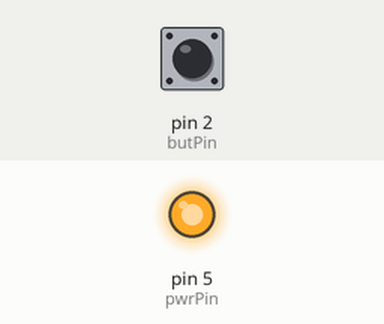
Bench run of a sketch on a simulated Arduino Uno, built with avr-gcc and run on an emulated ATmega328P. On the bench: output pins drawn as LEDs (lit = HIGH). The test bench sets the inputs (shaded band); at power-on: pin 2 (butPin) HIGH. Pins used as bus, display or sensor lines are not drawn; what the sketch prints to the serial monitor is not drawn.

Above: at 1.2 s.
1.3 s: pin 2 (butPin) pulled LOW for 0.15 s
3.6 s: pin 2 (butPin) pulsed LOW 5 times (0.12 s each, 0.3 s apart)
6.6 s: pin 2 (butPin) pulsed LOW 5 times (0.12 s each, 0.3 s apart)
Timing chart, 0 to 9.6 s (numbered marks = the images above; inputs shaded):
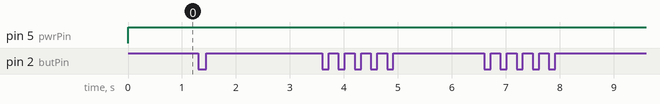

Measured:
- after the input at 1.3 s, every drawn part: stays the same
- after the input at 3.6 s, every drawn part: stays the same
- after the input at 6.6 s, every drawn part: stays the same

The sketch:

X10RF.ino
```cpp
// ****************************************************************************
// |                        X10 RF transmitter                                |
// |                  Based on code by Lotfi BAGHLI                           |
// |         found here:  http://www.baghli.com/dspic_x10rf.php               |
// ****************************************************************************

#define A1_ON 0x6000
#define A1_OFF 0x6020

volatile bool lightState = false;
volatile int sendCount = 0;

const int txPin = 6;
const int pwrPin = 5;
const int butPin = 2;
const int ledPin = 13;

int inbyte = 0;

//***************************************************************************--
void setup() {
	// put your setup code here, to run once:
	Serial.begin(115200);

	pinMode(butPin, INPUT_PULLUP);
	pinMode(txPin, OUTPUT);
	pinMode(pwrPin, OUTPUT);
	attachInterrupt(digitalPinToInterrupt(butPin), buttonPress, RISING);

	// Serial.println("Setup Complete");
}

//***************************************************************************--
void loop() {
	// put your main code here, to run repeatedly:

	// Check for some instructions on the serial com

	if (Serial.available()){
		inbyte = Serial.read();
		if (inbyte == 'A'){
			lightState = true;
			sendCount = 0;                // Reset the send count
		}
		else
		{
			lightState = false;
			sendCount = 0;                // Reset the send count
		}
	}

	//  If we should be sending instructions do it now

	if (sendCount < 3){
		//Serial.print("Sending - ");
		digitalWrite(ledPin, HIGH);
		if (lightState){
			SendX10Cmd(A1_ON);
			Serial.print("A1 On - ");
		}
		else {
			SendX10Cmd(A1_OFF);
			Serial.print("A1 Off - ");
		}
		//Serial.println (sendCount + 1, DEC);
		sendCount++;   // Advance the sendcount by 1
		delay(200);
	}
	else {
		digitalWrite(ledPin, LOW);
	}
}


//***************************************************************************--
void buttonPress(){
	// If the button is pressed do something here
	static unsigned long last_interrupt_time = 0;
	unsigned long interrupt_time = millis();
	// If interrupts come faster than 200ms, assume it's a bounce and ignore
	if (interrupt_time - last_interrupt_time > 200)
	{

		lightState = !lightState;     // Change the state
		sendCount = 0;                // Reset the send count
		last_interrupt_time = interrupt_time;
	}
}

//***************************************************************************--
void SendX10RF_bit(unsigned int databit)
{
	// If its a 1
	digitalWrite(txPin, HIGH);
	delayMicroseconds(560);    // 0.56 ms
	digitalWrite(txPin, LOW);
	delayMicroseconds(560);    // 0.56 ms
	// If its a 0
	if (!databit)  delayMicroseconds(560 * 2);  // 0.56*2 = 1.12 ms si un zero
}
//***************************************************************************--
void SendX10byte(unsigned int data8)
{
	unsigned int j, k;
	for (j = 0; j < 8; j++)
	{
		k = (data8 & 0x0080) == 0x0080;
		SendX10RF_bit(k);
		data8 = data8 << 1;
	}
}

//***************************************************************************--
void SendX10Cmd(unsigned int data)
{
	unsigned int Cmd8;
	digitalWrite(pwrPin, HIGH);      // Power On transmitter
	delay(20);  // >20 ms
	// en-tête
	digitalWrite(txPin, HIGH);
	delay(9);  // 8.96 ms
	digitalWrite(txPin, LOW);
	delayMicroseconds(4500);  // 4.5 ms
	Cmd8 = data >> 8;     // send les Hi
	SendX10byte(~Cmd8); // Send complement of data
	SendX10byte(Cmd8);
	Cmd8 = (data)& 0xFF;  // send les Low
	SendX10byte(~Cmd8);
	SendX10byte(Cmd8);
	SendX10RF_bit(1);   // 1 à la fin ??
	delayMicroseconds(112);    // 1.12 ms
	digitalWrite(pwrPin, HIGH);      // Power On transmitter
}
//***************************************************************************--
```
